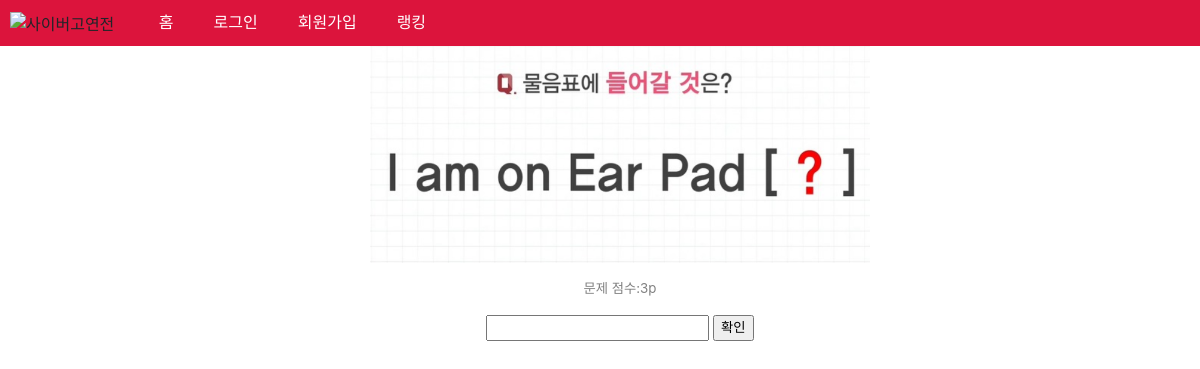
The page /problems/1/ on the database its author committed.
### mainapp/models.py (models this page shows)
class Problems(models.Model):
    name = models.CharField(max_length=100,null=False)
    points = models.PositiveIntegerField(default=1)
    image=models.ImageField()
    check=models.PositiveIntegerField(default=0)
    answer = models.CharField(max_length=200,null=False,default='.')
    slug = models.SlugField(default='default')

### mainapp/views.py (the view)
# urls.py: path('problems/',views.problems_list,name='problems_list'),
def problems(request ,problems_slug):
    problem = Problems.objects.get(slug=problems_slug)
    if request.method == 'POST':
        form = ProblemForm(request.POST)
        if form.is_valid():
            if form.cleaned_data['answer']==problem.answer:
                print(request.user.profile.problem_check)
                if problem.name not in request.user.profile.problem_check:
                    request.user.profile.problem_check += problem.name
                    request.user.profile.problems_point+=problem.points
                    request.user.profile.save()
                    return redirect('mainapp:problems_list')
                else:
                    return render(request,'mainapp/problems/problems.html',{'form':form,'alert':True,'problems':problem})
            else:
                return render(request,'mainapp/problems/problems.html',{'form':form,'flag':True,'problems':problem})
    else:
        form = ProblemForm()
    return render(request,'mainapp/problems/problems.html',{'form':form,'problems':problem})

### mainapp/forms.py
class ProblemForm(forms.Form):
    answer= forms.CharField(label='',max_length=100,required=True)

### mainapp/templates/mainapp/problems/problems.html (shortened to what this page needs)
{% extends 'base_layout.html' %}
{%load static%}
{% load static %}
{% block content%}
<div class="content">
    <div class="problem">
    <li>
    <ul><img src="{{problems.image.url}}" alt="이미지오류" width="500px"></ul>
    <ul>문제 점수:{{problems.points}}p</ul>
    <ul><form action="{%url 'mainapp:problems' problems.slug%}" method="POST">
        {{form}}
        <input type="submit" value="확인">
    </form></ul>
    </li>
    </div>
</div>
{%endblock%}

### mainapp/static/css/style.css (style rules this page uses)
li { display: inline-table; }
ul { display: inline; }
.content { text-align: center; }
.problem ul { display: block; font-size: smaller; color: gray; }

### rows shown on the page
Problems: image (picture), points "3"
